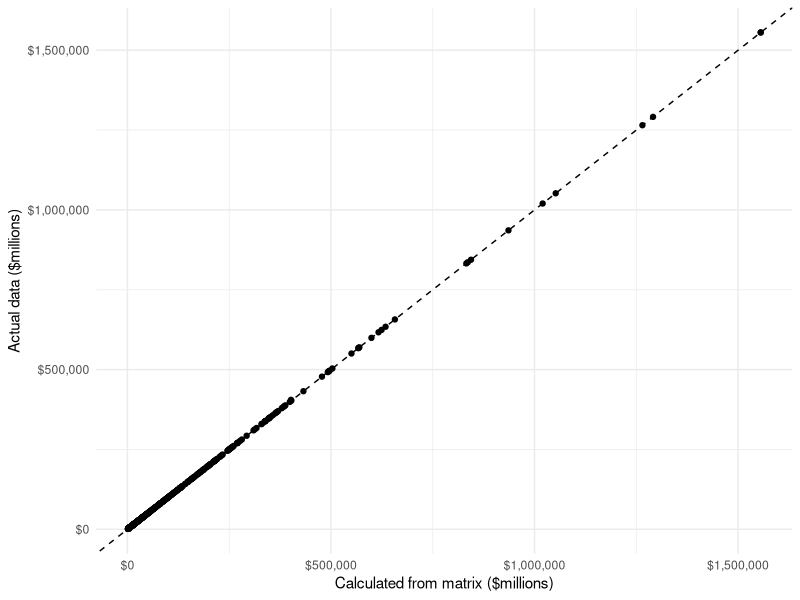
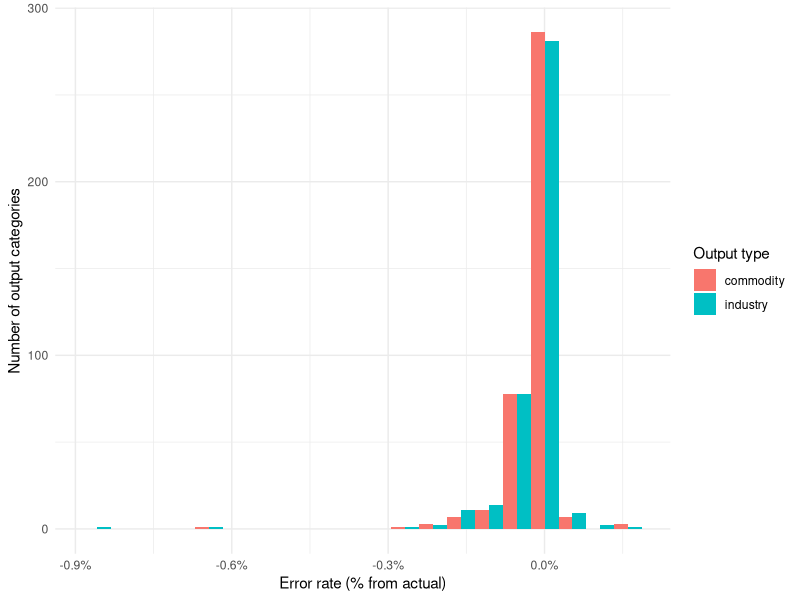

These charts were generated, in order, by the following R code:
library(tidyverse)
library(readxl)
# these will help a LOT. all available as of Nov 2025.
# reference text 1: data/raw/input-output-tables/reference_text_1.pdf
# reference text 2: data/raw/input-output-tables/reference_text_2.pdf
# reference text 3: data/raw/input-output-tables/reference_text_3.pdf

# these will help too
exclude_codes = c( "4200ID", "S00401","S00402","S00300","S00900","T005","V00100","V00200","V00300","T006","T008","T005","V00100","T00OTOP","V00300","VABAS","T018","T00TOP","T00SUB","VAPRO","T017" )

commodity_dictionary = 
  read_excel(
    "data/raw/input-output-tables/detail-level/use.xlsx",
    sheet = '2017',
  skip = 5 ) |> 
  select(`Code`,`Commodity Description`)

dictionary = 
  read_excel(
    "data/raw/input-output-tables/detail-level/supply.xlsx",
    sheet = '2017',
    skip = 4,
  n_max = 1) |> 
    select(!`Commodities/Industries`:...2) |> 
    t() %>%
    tibble(
      `Industry Description` = rownames(.),
      Code = .
    ) |> 
  full_join( commodity_dictionary ) |> 
  select(Code, `Industry Description`, `Commodity Description`)

# uses IO data from BEA for 2017, see: https://www.bea.gov/itable/input-output
use_df = 
  read_excel(
    "data/raw/input-output-tables/detail-level/use.xlsx",
    sheet = '2017',
    skip = 5
  ) |> 
  mutate( across(everything(), ~replace_na(.,0))) 

use_matrix_total = 
  filter( use_df, !grepl("V|T",Code) ) |> 
  select( `1111A0`:`S00203`) |>
  mutate( across(everything(), ~replace_na(.,0))) |> 
  as.matrix() |> 
  unname()

use_matrix = 
  filter( use_df, !(Code %in% exclude_codes) ) |> 
  select( `1111A0`:`S00203`, -`4200ID`) |>
  mutate( across(everything(), ~replace_na(.,0))) |> 
  as.matrix() |> 
  unname()

supply_df = 
  read_excel(
    "data/raw/input-output-tables/detail-level/supply.xlsx",
    sheet = '2017',
    skip = 5
  )|> 
  mutate( across(everything(), ~replace_na(.,0))) 

imports_col = 
  supply_df$MCIF[!(supply_df$Code %in% exclude_codes)] + 
  supply_df$MADJ[!(supply_df$Code %in% exclude_codes)]

make_matrix_total = 
  filter(supply_df, !Code %in% c("4200ID","T017") ) |> 
  select( `1111A0`:`S00203`,-`4200ID`) |>
  as.matrix() |> 
  t()

make_matrix = 
  filter(supply_df, !Code %in% exclude_codes ) |> 
  select( `1111A0`:`S00203`,-`4200ID`) |>
  as.matrix() |> 
  t()

industry_output_col = 
  use_df |>
  filter(Code == "T018") |> 
  select(`1111A0`:`S00203`, -`4200ID`) |> 
  as.numeric()

scrap_col = 
  filter( supply_df, Code == "S00401" ) |> 
  select(`1111A0`:`S00203`, -`4200ID`) |> 
  as.numeric()

nonscrap_ratio = (industry_output_col - scrap_col)/industry_output_col

nonscrap_ratio_hat = diag(nonscrap_ratio)
nonscrap_ratio_hat.inv = solve(nonscrap_ratio_hat)

g_hat = diag(industry_output_col)
g_hat.inv = solve(g_hat)

commodity_output_col = 
  supply_df$T007[!(supply_df$Code %in% exclude_codes)]

q_hat = 
  diag(commodity_output_col)
q_hat.inv =
  solve(q_hat)

direct_input_coef_matrix = 
  use_matrix%*%g_hat.inv

# BEA adjusts the supply table for scrap already, no need for us to adjust this make matrix
mkt_share_matrix = 
  make_matrix%*%q_hat.inv

transformation_matrix = 
  nonscrap_ratio_hat.inv%*%mkt_share_matrix

direct_coef_matrix = 
  direct_input_coef_matrix%*%transformation_matrix

com_total_req_matrix_uninv = 
  diag(nrow(direct_coef_matrix)) - direct_coef_matrix
com_total_req_matrix = # commodity x commodity
  solve(com_total_req_matrix_uninv)

ind_com_total_req_matrix = # industry x commodity
  transformation_matrix%*%com_total_req_matrix

ind_total_req_matrix_uninv = # industry x industry
  transformation_matrix%*%direct_input_coef_matrix

ind_total_req_matrix = 
  solve(diag(nrow(ind_total_req_matrix_uninv)) - ind_total_req_matrix_uninv)

# validating the total requirements tables
# see last paragraph on p.'12-14' of reference text 1
final_uses_purchaser_value = # same as adding up final uses, BUt it is in puchaser prices
  use_df$T019[!(use_df$Code %in% exclude_codes)] - 
  use_df$T001[!(use_df$Code %in% exclude_codes)]

# a hard lesson learned; BEA chooses purchasers prices for us in this "redefined" use table
# headaches caused by not adjusting for this

purch_price_adj = # allows us to convert to the producer prices used in make_matrix
  (supply_df$T014[!(supply_df$Code %in% exclude_codes)] + 
    supply_df$T015[!(supply_df$Code %in% exclude_codes)] )

final_uses_col = # if we don't do this the validation won't be correct
  final_uses_purchaser_value -
  purch_price_adj -
  imports_col

tot_req_validate_df = 
  tibble(
    check_column = 
      c(
      as.numeric(com_total_req_matrix%*%final_uses_col ), 
      as.numeric(ind_com_total_req_matrix%*%final_uses_col )
    ),
    actual_column = c(commodity_output_col, industry_output_col),
    error_rate_vs_actual = (check_column/actual_column) - 1,
    error_z = abs(check_column - actual_column),
    output_type = 
      c(
      rep("commodity", length(commodity_output_col)), 
      rep("industry", length(industry_output_col))
     )
  )

ggplot( tot_req_validate_df, aes( x = check_column, y = actual_column) ) + 
  geom_point() + 
  geom_abline(slope = 1, intercept = 0, linetype = 2) +
  labs( x = "Calculated from matrix ($millions)", y = "Actual data ($millions)") +
  scale_x_continuous(labels = scales::dollar_format()) +
  scale_y_continuous(labels = scales::dollar_format()) +
  theme_minimal()

# just an error plot
ggplot( tot_req_validate_df, aes( x = error_rate_vs_actual, fill = output_type) ) + 
  geom_histogram( bins = 20, color = NA, position = 'dodge') + 
  labs( x = "Error rate (% from actual)", y = "Number of output categories", fill = "Output type") +
  scale_x_continuous(labels = scales::percent_format()) +
  theme_minimal()

lm( actual_column ~ check_column, tot_req_validate_df ) |> summary()

# plots of errors compared to official BEA total requirements matrix
# feel free to comment these out if not needed

#com_comp_total_req_matrix = 
#  readxl::read_excel(
#    "data/raw/input-output-tables/detail-level/com-com_total_requirement.xlsx",
#    sheet = '2017',
#    skip = 4
#  ) |> 
#  filter( !(Code %in% c(exclude_codes,"T010") )) |> 
#  select(`1111A0`:`S00203`,-`4200ID`) |> 
#  as.matrix()
#
#com_error_matrix =  # commodity x commodity
#  com_comp_total_req_matrix - com_total_req_matrix
#
#ind_com_comp_total_req_matrix = 
#  readxl::read_excel(
#    "data/raw/input-output-tables/detail-level/ind-com_total_requirement.xlsx",
#    sheet = '2017',
#    skip = 4
#  ) |> 
#  filter( !(Code %in% c(exclude_codes,"T010") )) |> 
#  select(`1111A0`:`S00203`,-`4200ID`) |> 
#  as.matrix()
#
#ind_com_error_matrix = 
#  ind_com_comp_total_req_matrix - ind_com_total_req_matrix
#
#ind_comp_total_req_matrix = 
#    readxl::read_excel(
#    "data/raw/input-output-tables/detail-level/ind-ind_total_requirement.xlsx",
#    sheet = '2017',
#    skip = 4
#  ) |> 
#  filter( Code != "T009", Code != "4200ID" ) |> 
#  select(!1:2, -`4200ID`) |> 
#  as.matrix()
#
#ind_error_matrix = 
#  ind_comp_total_req_matrix - ind_total_req_matrix
#
#hist(
#  com_error_matrix,
#  breaks = 30,
#  xlab = "Deviation from BEA",
#  ylab = "Number of matrix entries",
#  main = "Commodity-by-commodity requirement table error"
#)
#text(0.4, 5e4, bquote(sigma == .(round(sd(as.vector(com_error_matrix)), 5 ))))
#
#hist(
#  ind_com_error_matrix,
#  breaks = 30,
#  xlab = "Deviation from BEA",
#  ylab = "Number of matrix entries",
#  main = "Industry-by-commodity requirement table error"
#)
#text(0.35, 50000, bquote(sigma == .(round(sd(as.vector(ind_com_error_matrix)), 5 ))))
#
#hist(
#  ind_error_matrix,
#  breaks = 30,
#  xlab = "Deviation from BEA",
#  ylab = "Number of matrix entries",
#  main = "Industry-by-industry requirement table error"
#)
#text(0.2, 60000, bquote(sigma == .(round(sd(as.vector(ind_error_matrix)), 5 ))))
#
#tibble(
#  computed = as.vector(ind_total_req_matrix),
#  bea = as.vector(ind_comp_total_req_matrix)
#) |> 
#  ggplot( aes( x = computed, y = bea)) + 
#  geom_point() + 
#  geom_abline(slope = 1, intercept = , linetype = 2) + 
#  theme_minimal()
#
#tibble(
#  computed = as.vector(ind_total_req_matrix),
#  bea = as.vector(ind_comp_total_req_matrix)
#) |> 
#  lm( formula = bea ~ computed ) |> summary()
#
#ind_com_total_req_matrix |> 
#  as.data.frame() |> 
#  write_csv( 
#  "data/export/input-output-tables/ind_com_total_requirement_computed.csv")
#
#com_total_req_matrix |> 
#  as.data.frame() |> 
#  write_csv( 
#  "data/export/input-output-tables/com_com_total_requirement_computed.csv")
#
#final_uses_col |> 
#  as.data.frame() |> 
#  write_csv("data/export/input-output-tables/final_uses_2017_adjusted.csv")
